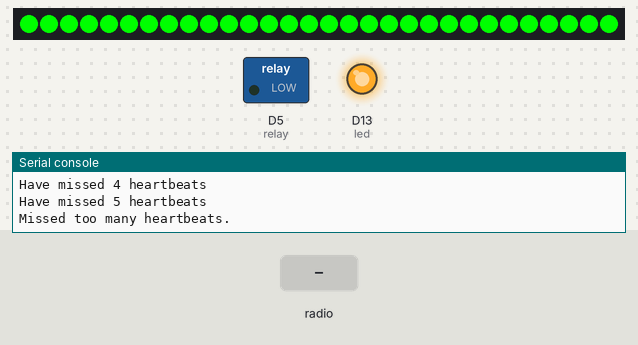
Bench run of a program on a simulated CircuitPython board. Shown: 30 RGB LEDs in strip order, left to right, switched loads named in the program (green lamp = pin HIGH), output pins drawn as LEDs (lit = HIGH), the last lines printed to the serial console. The inputs (shaded band) are chosen by the test bench. No radio messages arrive unless stated (any console line starting 'radio sent:' is added by the test bench).

Above: at 1.2 s.
1.3 s: radio message "$ULheartbeat" arrives
At 1.7 s:
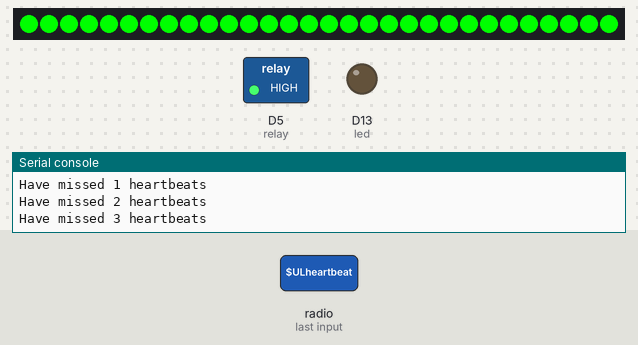
Timing chart, 0 to 4.3 s (numbered marks = the images above; inputs shaded):
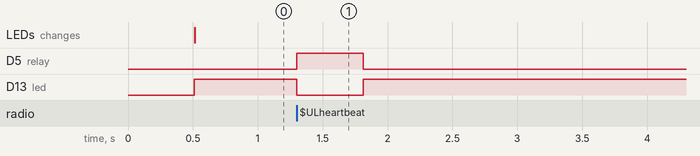

Measured:
- after the input at 1.3 s, D5 (relay): LOW → HIGH at once, → LOW 0.51 s later; D13 (led): HIGH → LOW at once, → HIGH 0.51 s later

The program:

main.py
```python
import digitalio
import board
import busio
import time
import neopixel
import adafruit_rfm9x


# Set up the onboard LED
led = digitalio.DigitalInOut(board.D13)
led.direction = digitalio.Direction.OUTPUT

# Set up the digital output to control the relay
relay = digitalio.DigitalInOut(board.D5)
relay.direction = digitalio.Direction.OUTPUT
relay.value = False

# Set up the neopixels for status indication and define some colors
NUM_LEDS = 30                   # Number of LEDs in the array
PIXEL_ORDER = neopixel.GRB      # Order of colors in tuples, ours are GRB
pixels = neopixel.NeoPixel(board.D6,
                           NUM_LEDS,
                           pixel_order=PIXEL_ORDER,
                           auto_write=False)

# Define the tuples of GRB colors for each color we want to show
OFF = (0,0,0)
WHITE_HIGH = (255,255,255)
WHITE_LOW = (16,16,16)
RED_HIGH = (0,255,0)
RED_LOW = (0,16,0)
GREEN_HIGH = (255,0,0)
GREEN_LOW = (16,0,0)
BLUE_HIGH = (0,0,255)
BLUE_LOW = (0,0,16)
YELLOW_HIGH = (200,100,0)
YELLOW_LOW = (10,20,0)

# Set up the LoRa transmission
RADIO_FREQ_MHZ = 915.0
CS = digitalio.DigitalInOut(board.RFM9X_CS)
RESET = digitalio.DigitalInOut(board.RFM9X_RST)
spi = busio.SPI(board.SCK, MOSI=board.MOSI, MISO=board.MISO)
rfm9x = adafruit_rfm9x.RFM9x(spi, CS, RESET, RADIO_FREQ_MHZ)

# Variables to monitor the heartbeat status
heartbeats_missed = 0
MAX_MISSED_HEARTBEATS = 5

while (True):
    # Wait for a packet to be received (up to timeout=0.1 seconds)
    packet = rfm9x.receive(timeout=0.1)

    if packet is not None:
        try:
            packet_text = str(packet, 'ascii')

            # Now, check that the packet was actually the heartbeat packet
            if packet_text == '$ULheartbeat':
                print('Received: {0}'.format(packet_text))

                # Reset the heartbeat missed counter
                heartbeats_missed = 0
                led.value = not led.value    # toggle the onboard LED
                relay.value = True           # Keep the relay energized

            else: # If it wasn't still increment the missed counter
                heartbeats_missed = heartbeats_missed + 1

        except (UnicodeError):
            # If we can't properly parse the packet, consider it a missed
            # heartbeat
            heartbeats_missed = heartbeats_missed + 1

    else:
        heartbeats_missed = heartbeats_missed + 1

    if heartbeats_missed > 0 and heartbeats_missed < MAX_MISSED_HEARTBEATS:
        print('Have missed {:d} heartbeats'.format(heartbeats_missed))

    elif heartbeats_missed == MAX_MISSED_HEARTBEATS:
        print('Have missed {:d} heartbeats'.format(heartbeats_missed))
        print('Missed too many heartbeats.')

        led.value = True    # Turn on the onboard red LED
        relay.value = False  # And de-energize the relay coils

        pixels.fill(RED_HIGH)

    pixels.show()
```
